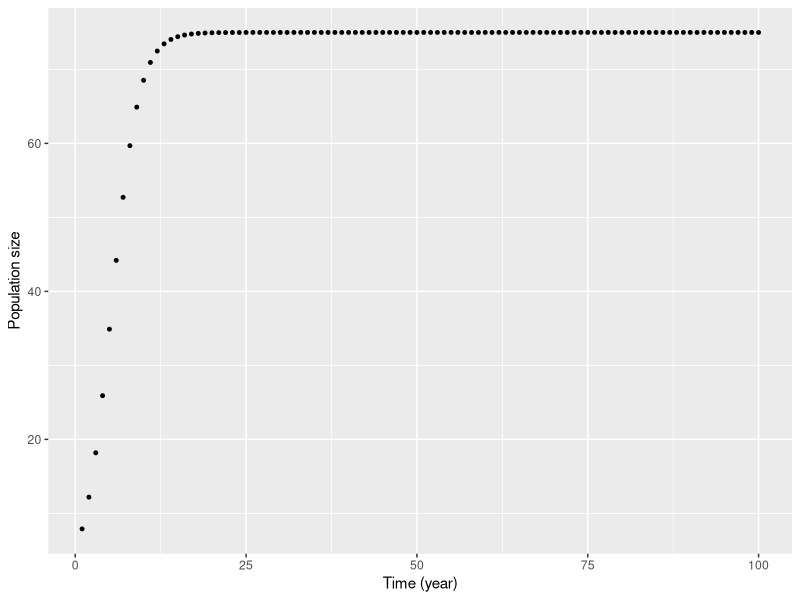

Reproduce this figure in R.
## ---- chunk 1
################ Function Start ########################
#FUNCTION NAME: my_func
#PURPOSE: function returns a df with columns for pop size and time
#INPUTS: initial pop, growth rate, carrying capacity, end time of time vector,timestep for time vector
#OUTPUTS: #data frame with pop size and time

my_func<-function(No = 5, r = 0.5, K = 75, tf=100, ts= 1){ 
    e <- 2.718281828459 #define e constant
    t<- seq(from= 1,to=tf,by = ts) #define the number of steps, store as vector
    n<- K/(1+((K-No)/No)*e^(-r*t)) # formula to calculate the N(t) 
    out_df<- data.frame(t,n) # create df
    return(out_df)
    }

df<-my_func() #run function, assign to df

################### Function End ############################
## ---- chunk 2

#library call
library(ggplot2)
library(magrittr)


########################### Question 2 : FUNCTION ##################################
#FUNCTION NAME: plot_func
#PURPOSE: function returns a scatter plot showing population vs time
#INPUTS: df <- the data frame from my_func (question 1)
#OUTPUTS:scatter plot showing the population curve

plot_func<-function(data=df){
        plot<-ggplot(data=df, aes(x=t, y=n))+
                    geom_point(size=1) +
                  labs(x= "Time (year)", y="Population size")
  plot
}
                  

plot_func(data=df)

############################ End Function ####################
